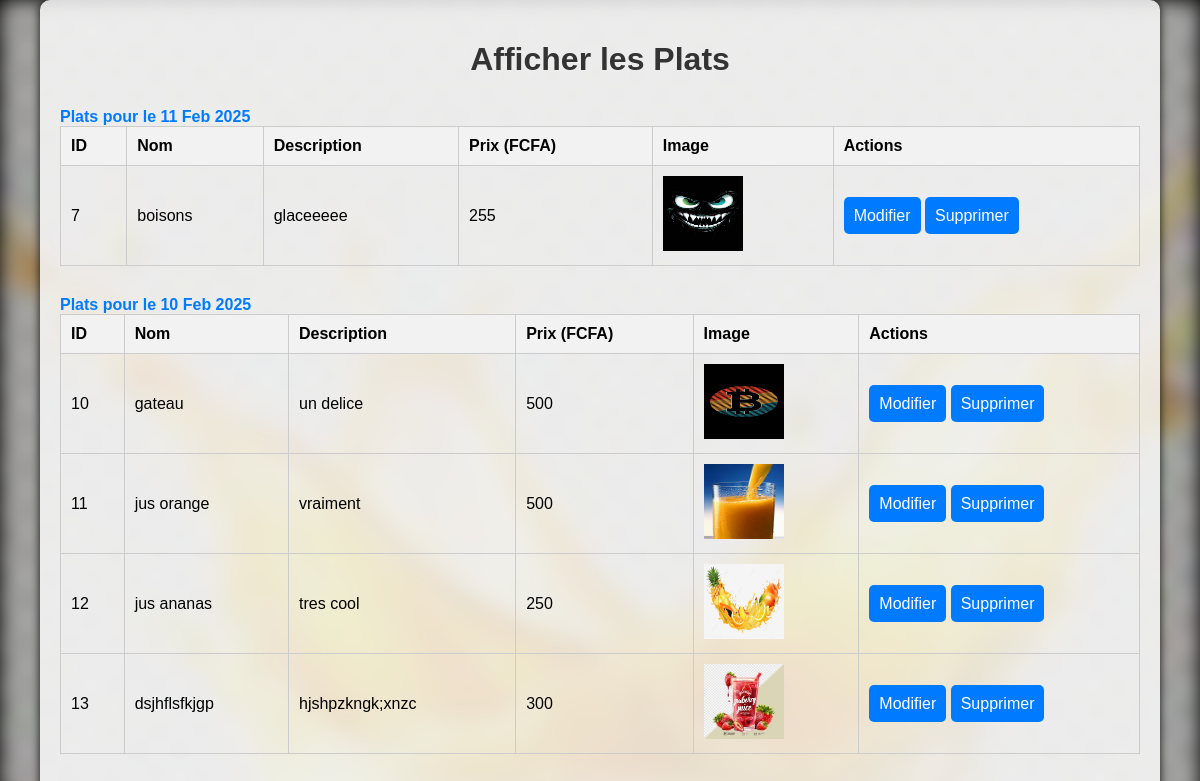
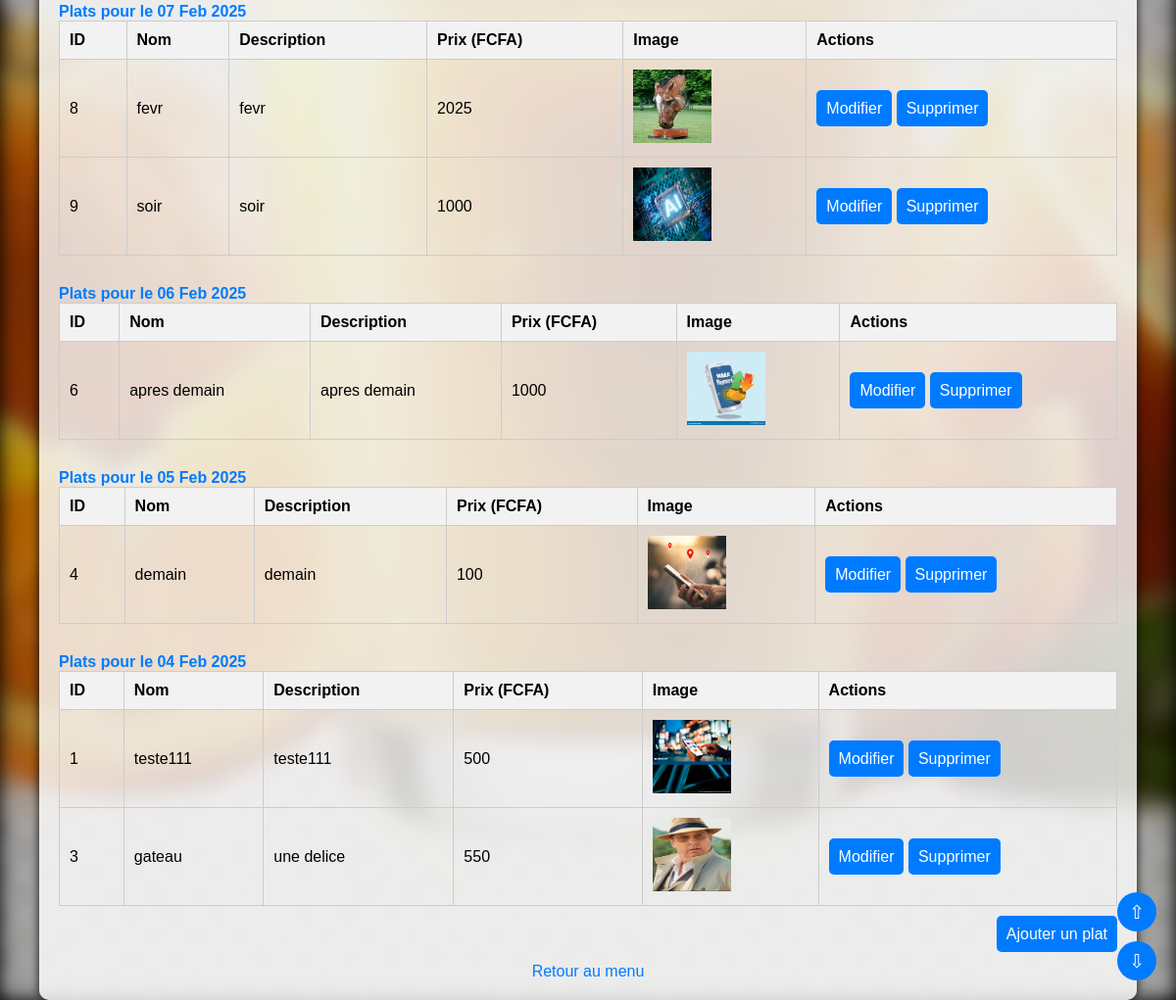
The app's page /php/afficher_plats.php (signed in) with its own data (2 pictures, top to bottom).
### tables this page shows
CREATE TABLE `menu` (
  `id` int(11) NOT NULL,
  `plat` varchar(255) NOT NULL,
  `description` text DEFAULT NULL,
  `image` varchar(255) DEFAULT NULL,
  `prix` float NOT NULL,
  `date` date NOT NULL
);

### php/afficher_plats.php (the view, shortened to what this page needs)
<?php
include '../config/connexion_bd.php';
?>
<!DOCTYPE html>
<html lang="fr">
<head>
</head>
<body>
    <div class="background-image"></div>
    <div class="container">
        <h1>Afficher les Plats</h1>
        <?php
        $sql = "SELECT * FROM menu ORDER BY date DESC";
        $result = $conn->query($sql);
        if ($result->num_rows > 0) {
            $current_date = '';
            while ($row = $result->fetch_assoc()) {
                if ($current_date != $row['date']) {
                    if ($current_date != '') {
                        echo "</tbody></table>";
                    }
                    $current_date = $row['date'];
                    echo "<div class='date-section'>Plats pour le " . date("d M Y", strtotime($current_date)) . "</div>";
                    echo "<table><thead><tr>
                        <th>ID</th>
                        <th>Nom</th>
                        <th>Description</th>
                        <th>Prix (FCFA)</th>
                        <th>Image</th>
                        <th>Actions</th>
                        </tr></thead><tbody>";
                }
                echo "<tr>";
                echo "<td style='max-width: 50px;'>" . $row['id'] . "</td>";
                echo "<td style='max-width: 150px;'>" . $row['plat'] . "</td>";
                echo "<td style='max-width: 300px;'>" . $row['description'] . "</td>";
                echo "<td style='max-width: 100px;'>" . $row['prix'] . "</td>";
                echo "<td><img src='../img/" . $row['image'] . "' alt='" . $row['plat'] . "' style='max-width: 100px;'></td>";
                echo "<td class='actions' style='max-width: 150px;'><a href='modifier_plat.php?id=" . $row['id'] . "' class='btn'>Modifier</a> <a href='supprimer_plat.php?id=" . $row['id'] . "' class='btn' onclick='return confirm(\"Êtes-vous sûr de vouloir supprimer ce plat?\");'>Supprimer</a></td>";
                echo "</tr>";
            }
            echo "</tbody></table>";
        } else {
            echo "<p>Aucun plat trouvé.</p>";
        }
        ?>
        <?php if ($_SESSION['role'] == 'super_utilisateur') : ?>
            <div class="link_ajout">
                <a href="ajouter_plat.php" class="btn">Ajouter un plat</a>
            </div>
        <?php endif; ?>
        <div class="link">
            <a href="menu.php">Retour au menu</a>
        </div>
    </div>
    <div class="scroll-buttons">
        <button class="btn" onclick="scrollToTop()">&#8679;</button>
        <button class="btn" onclick="scrollToBottom()">&#8681;</button>
    </div>
</body>
</html>

### php/afficher_plats.php (style rules this page uses)
body { font-family: Arial, sans-serif; margin: 0; padding: 0; color: black; height: 100vh; display: flex; flex-direction: column; justify-content: space-between; background: #000; }
.background-image { position: fixed; top: 0; left: 0; width: 100%; height: 100%; background: url("../css/images.jpeg") center center / cover no-repeat; filter: blur(10px); z-index: -1; opacity: 0.7; }
a { color: #007bff; text-decoration: none; }
.container { position: relative; width: 90%; max-width: 1200px; margin: auto; background: rgba(255, 255, 255, 0.8); padding: 20px; border-radius: 10px; box-shadow: 0 0 10px rgba(0, 0, 0, 0.9); }
h1 { text-align: center; color: #333; }
table { width: 100%; border-collapse: collapse; margin-bottom: 20px; }
th, td { padding: 10px; border: 1px solid #ccc; text-align: left; word-wrap: break-word; }
th { background-color: #f2f2f2; }
.btn { padding: 10px; border: none; background-color: #007bff; color: white; border-radius: 5px; cursor: pointer; text-align: center; }
.link { text-align: center; margin-top: 10px; }
.link a { color: #007bff; text-decoration: none; }
.link_ajout { text-align: right; margin-bottom: 20px; }
.date-section { margin-top: 30px; font-weight: bold; color: #007bff; }
.scroll-buttons { position: fixed; right: 20px; bottom: 20px; display: flex; flex-direction: column; gap: 10px; }
.scroll-buttons .btn { width: 40px; height: 40px; border-radius: 50%; display: flex; align-items: center; justify-content: center; font-size: 1.2rem; }
td img { height: 75px; width: 80px; }

### records on screen
menu: date "11 Feb 2025", id "7", plat "boisons", description "glaceeeee", prix "255", image (picture)
menu: date "10 Feb 2025", id "10", plat "gateau", description "un delice", prix "500", image (picture)
menu: id "11", plat "jus orange", description "vraiment", prix "500", image (picture)
menu: id "12", plat "jus ananas", description "tres cool", prix "250", image (picture)
menu: id "13", plat "dsjhflsfkjgp", description "hjshpzkngk;xnzc", prix "300", image (picture)
menu: date "07 Feb 2025", id "8", plat "fevr", description "fevr", prix "2025", image (picture)
menu: id "9", plat "soir", description "soir", prix "1000", image (picture)
menu: date "06 Feb 2025", id "6", plat "apres demain", description "apres demain", prix "1000", image (picture)
menu: date "05 Feb 2025", id "4", plat "demain", description "demain", prix "100", image (picture)
menu: date "04 Feb 2025", id "1", plat "teste111", description "teste111", prix "500", image (picture)
menu: id "3", plat "gateau", description "une delice", prix "550", image (picture)
